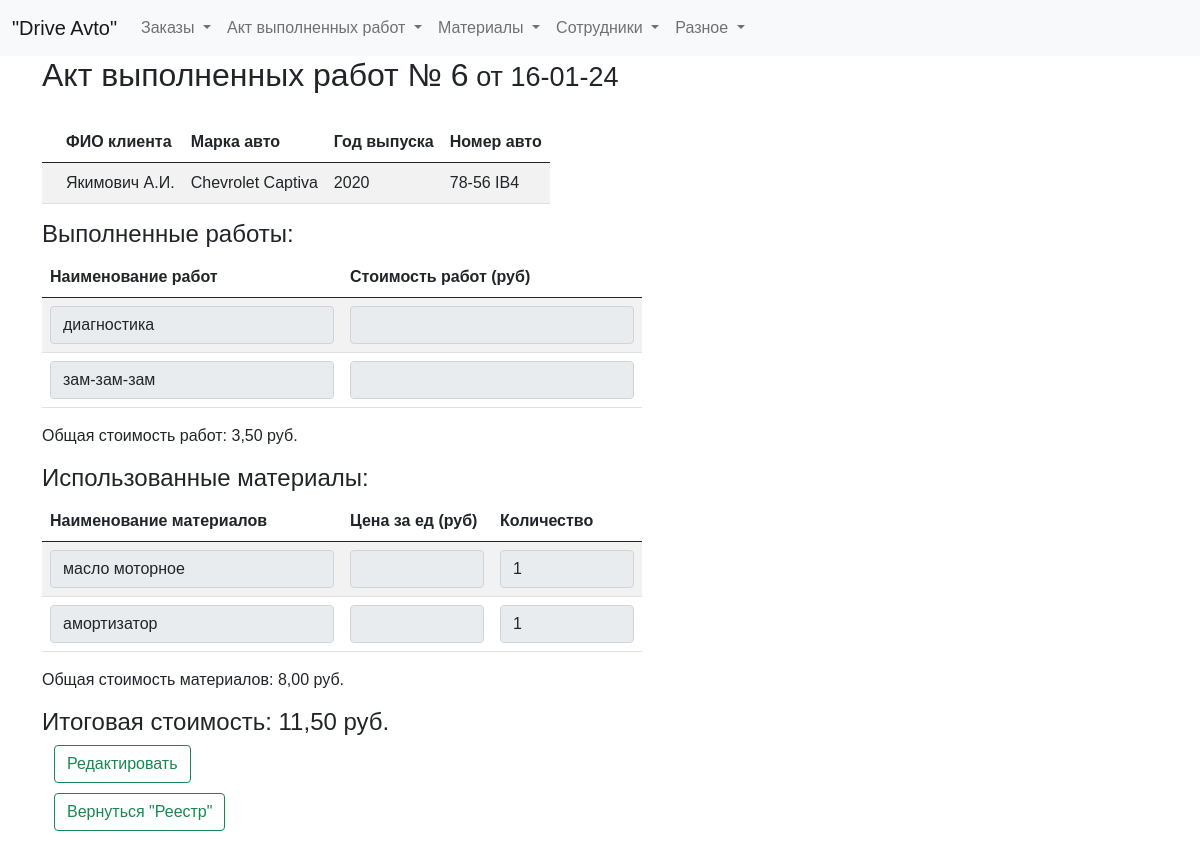
Before: /final_act/6 with the older database file.
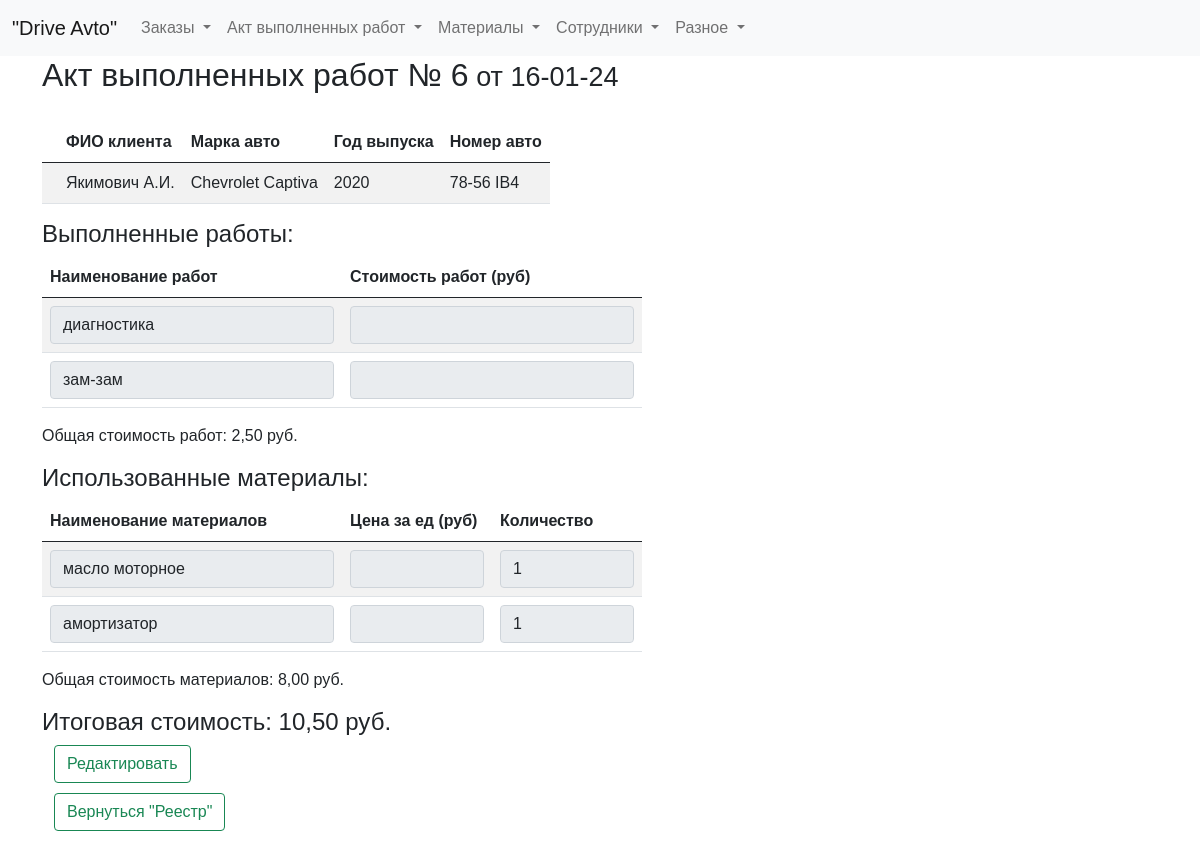
After: the same page with the newer database file.
### tables this page shows
CREATE TABLE log (
id integer PRIMARY KEY AUTOINCREMENT,
date_order text NOT NULL,
name_customer text NOT NULL,
brand_car text NOT NULL,
year_car text NOT NULL,
number_car text NOT NULL,
text_order text NOT NULL,
id_act integer
);

CREATE TABLE act (
id integer PRIMARY KEY AUTOINCREMENT,
id_act integer NOT NULL,
date_act text NOT NULL,
name_work text NOT NULL,
price_work integer NOT NULL,
FOREIGN KEY (id_act) REFERENCES log (id_act)
);

CREATE TABLE stock_minus (
id INTEGER PRIMARY KEY AUTOINCREMENT,
name TEXT NOT NULL,
quantity INTEGER NOT NULL,
price_unit INTEGER NOT NULL,
id_act INTEGER NOT NULL,
FOREIGN KEY (id_act) REFERENCES act(id_act)
);

### fcompany.py (the view)
@app.route('/final_act/<int:entry_id>')
def showFinal_act(entry_id):
    print('entry_id: ', entry_id)
    entry_data = dbase.get_final_act(entry_id)
    return render_template('final_act.html', title="Акт выполненных работ", entry_data=entry_data)

### fcompany.py (called while the page is built)
def connect_db():  # общая функция для установления соединения с БД
    conn = sqlite3.connect(app.config['DATABASE'])
    conn.row_factory = sqlite3.Row  # записи будут представлены не в виде кортежей, а в виде словаря (для исп в шаблонах)
    return conn

def get_db():
    if not hasattr(g, 'link_db'):
        g.link_db = connect_db()
    return g.link_db

@app.before_request
def before_request():
    global dbase
    db = get_db()
    dbase = FDataBase(db)

### templates/final_act.html (shortened to what this page needs)
{% extends 'base.html' %}
{% block content %}
<h2>Акт выполненных работ  № {{ entry_data.main.id_act }}<span style="font-family: 'Arial', sans-serif; font-size: 27px;">
    от {{ entry_data.main.date_act }}</span></h2>
<div class="table-responsive">
    <table id="myTable" class="table table-striped" style="max-width: 100%;">
        <thead>
            <tr>
                <th scope="col"></th>
                <th scope="col">ФИО клиента</th>
                <th scope="col">Марка авто</th>
                <th scope="col">Год выпуска</th>
                <th scope="col">Номер авто</th>
            </tr>
        </thead>
        <tbody>
            <tr>
                <th scope="row"></th>
                <td>{{ entry_data.main.name_customer }}</td>
                <td>{{ entry_data.main.brand_car }}</td>
                <td>{{ entry_data.main.year_car }}</td>
                <td>{{ entry_data.main.number_car }}</td>
            </tr>
        </tbody>
    </table>
</div>
<h4>Выполненные работы:</h4>
<div class="table-responsive">
    <table id="workTable" class="table table-striped">
        <thead>
            <tr>
                <th scope="col" >Наименование работ</th>
                <th scope="col" >Стоимость работ (руб)</th>
            </tr>
        </thead>
        <tbody>
            {% for work in entry_data.works %}
            <tr>
                <td><input type="text" name="name_work[]" class="form-control" value="{{ work.name_work }}"  readonly></td>
                <td><input type="number" name="price_work[]" class="form-control" value="{{ ('%.2f' % (work.price_work / 100) ) | replace('.', ',') }}" readonly></td>
            </tr>
            {% endfor %}
        </tbody>
    </table>
</div>
<div class="totals">
    <p>Общая стоимость работ: {{ ('%.2f' % (entry_data.main.total_work / 100) ) | replace('.', ',') }} руб.</p>
</div>
<h4>Использованные материалы:</h4>
<div class="table-responsive">
    <table id="materialTable" class="table table-striped">
        <thead>
            <tr>
                <th scope="col" >Наименование материалов</th>
                <th scope="col" >Цена за ед (руб)</th>
                <th scope="col" >Количество</th>
            </tr>
        </thead>
        <tbody>
            {% for material in entry_data.materials %}
            <tr>
                <td><input type="text" name="name[]" class="form-control" value="{{ material.name }}"  readonly></td>
                <td><input type="number" name="price_unit[]" class="form-control" value="{{ ('%.2f' % (material.price_unit / 100) ) | replace('.', ',') }}" readonly></td>
                <td><input type="number" name="quantity[]" class="form-control" value="{{ material.quantity }}"  readonly></td>
            </tr>
            {% endfor %}
        </tbody>
    </table>
</div>
<div class="totals">
    <p>Общая стоимость материалов: {{ ('%.2f' % (entry_data.main.total_materials / 100) ) | replace('.', ',') }} руб.</p>
    <h4>Итоговая стоимость: {{ ('%.2f' % (entry_data.main.total_price / 100) ) | replace('.', ',') }} руб.</h4>
</div>
<div class="container">
        <button type="button" class="btn btn-outline-success return-button" onclick="window.location.href = '/edit_final_act/{{ entry_data.main.id_act }}'">Редактировать</button>
        <button type="button" class="btn btn-outline-success return-button" onclick="window.location.href = '/list_act'">Вернуться "Реестр"</button>
</div>
{% endblock %}

### templates/base.html (shortened to what this page needs)
<!doctype html>
<html lang="ru">
  <head>
    <link href="https://cdn.jsdelivr.net/npm/bootstrap@5.0.2/dist/css/bootstrap.min.css" rel="stylesheet">
    <link rel="stylesheet" type="text/css" href="https://cdn.datatables.net/1.10.25/css/dataTables.bootstrap5.css">
    <link type="text/css" href="{{ url_for('static', filename='css/styles.css')}}" rel="stylesheet" />
    <link rel="stylesheet" href="{{ url_for('static', filename='styles.css') }}">
  </head>
<body>
<header>
<nav class="navbar navbar-expand-lg navbar-light bg-light">
  <div class="container-fluid">
    <a class="navbar-brand" href="/">"Drive Avto"</a>
    <div class="collapse navbar-collapse w-100 justify-content-center" id="navbarSupportedContent">
      <ul class="navbar-nav me-auto mb-2 mb-lg-0">
        <li class="nav-item dropdown">
          <a class="nav-link dropdown-toggle" href="#" role="button" data-bs-toggle="dropdown" aria-expanded="false">
            Заказы
          </a>
        </li>
        <li class="nav-item dropdown">
          <a class="nav-link dropdown-toggle" href="#" role="button" data-bs-toggle="dropdown" aria-expanded="false">
            Акт выполненных работ
          </a>
        </li>
        <li class="nav-item dropdown">
          <a class="nav-link dropdown-toggle" href="#" role="button" data-bs-toggle="dropdown" aria-expanded="false">
            Материалы
          </a>
        </li>
        <li class="nav-item dropdown">
          <a class="nav-link dropdown-toggle" href="#" role="button" data-bs-toggle="dropdown" aria-expanded="false">
            Сотрудники
          </a>
        </li>
        <li class="nav-item dropdown">
          <a class="nav-link dropdown-toggle" href="#" role="button" data-bs-toggle="dropdown" aria-expanded="false">
            Разное
          </a>
        </li>
      </ul>
    </div>
  </div>
</nav>
</header>
<div class="container">
        {% block content %} {% endblock %}
</div>
</body>
</html>

### static/css/styles.css (style rules this page uses)
#workTable.table-striped tbody tr:nth-of-type(odd), #materialTable.table-striped tbody tr:nth-of-type(odd) { background-color: transparent !important; }
#workTable, #materialTable { width: 600px; }
#workTable th, #workTable td, #materialTable th, #materialTable td { width: auto; }
#workTable th:nth-child(1), #materialTable th:nth-child(1) { width: 50%; }
#materialTable th:nth-child(2), #materialTable th:nth-child(3) { width: 25%; }
input.form-control { width: 100%; }
html, body { font-family: 'Arial'; margin: 0; padding: 0; height: 100%; width: 100%; }
a { color: #0059b2; text-decoration: none; }
.container { display: flex; flex-direction: column; align-items: flex-start; }
.btn { margin-bottom: 10px; }

Changed rows visible on the page:
removed act: name_work "зам-зам-зам"
added act: name_work "зам-зам"
Other visible differences:
{{ ('%.2f' % (entry_data.main.total_work / 100) ) | replace('.', ',') }}: "3,50" → "2,50"
{{ ('%.2f' % (entry_data.main.total_price / 100) ) | replace('.', ',') }}: "11,50" → "10,50"
